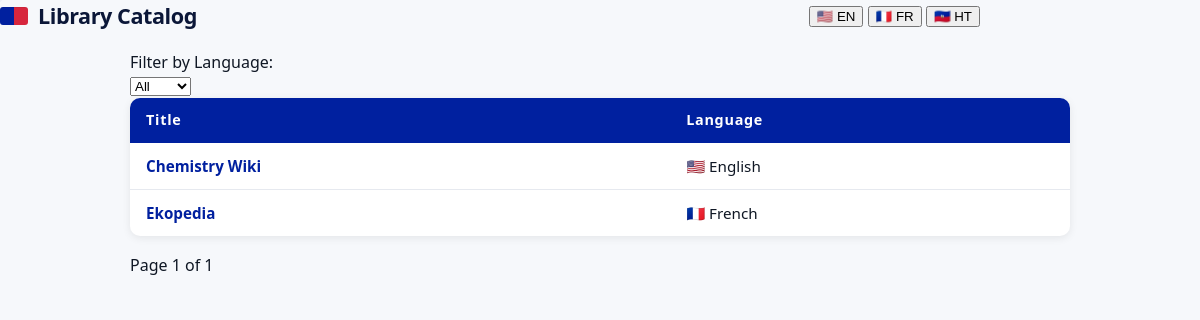
The app's page /, older data.
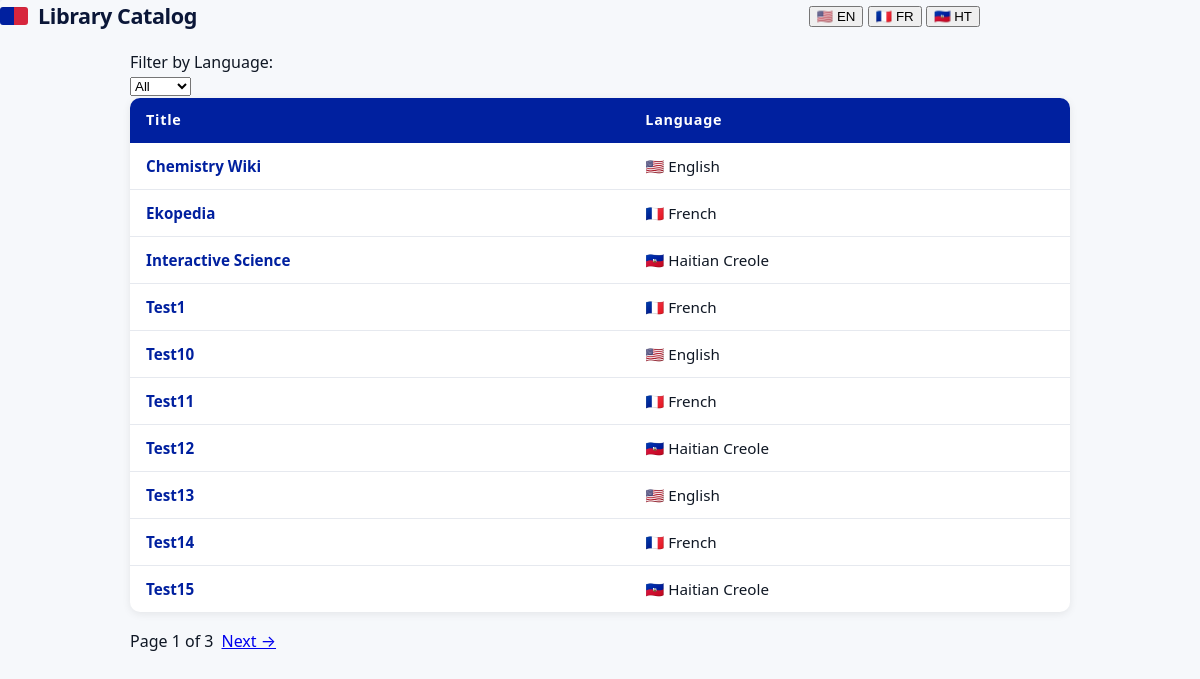
The same page, newer data.
### tables this page shows
CREATE TABLE library(id INTEGER PRIMARY KEY AUTOINCREMENT,filename TEXT UNIQUE,title TEXT,language TEXT,path TEXT);

### app.py (the view)
@app.route("/")
def index():
    page = int(request.args.get("page", 1))
    language = request.args.get("language", None)
    t = get_translations()
    zim_files = get_zim_files(page, language)
    total_pages = get_total_pages(language)
    return render_template("home.html", page=page, total_pages=total_pages, zim_files=zim_files, language=language, t=t)

### app.py (called while the page is built, shortened)
def get_translations():
    lang = session.get("lang")
    if not lang:
        lang = request.accept_languages.best_match(["en", "fr", "ht"], default="en")
    if lang == "en":
        return {}

### database.py (called while the page is built)
def get_zim_files(page, language=None):
    offset = (page - 1) * 10
    connection = sqlite3.connect(config.DATABASE_PATH)
    connection.row_factory = sqlite3.Row
    cursor = connection.cursor()
    if language:
        cursor.execute("SELECT * FROM library WHERE language = ? ORDER BY title ASC LIMIT 10 OFFSET ?", (language, offset))
    else:
        cursor.execute("SELECT * FROM library ORDER BY title ASC LIMIT 10 OFFSET ?", (offset,))
    rows = cursor.fetchall()
    connection.close()
    return rows

def get_total_pages(language=None):
    connection = sqlite3.connect(config.DATABASE_PATH)
    cursor = connection.cursor()
    if language:
        cursor.execute("SELECT COUNT(*) FROM library WHERE language = ?", (language,))
    else:
        cursor.execute("SELECT COUNT(*) FROM library")
    total = cursor.fetchone()[0]
    connection.close()
    return (total + 9) // 10

### templates/home.html (shortened to what this page needs)
{% extends "layout.html" %}
{% block content %}
    <div class="content">
        <div class="filter-container">
            <label for="language-filter">{{ t.get('filter_language', 'Filter by Language') }}:</label>
            <form method="get" action="/">
                <select name="language" onchange="this.form.submit()">
                    <option value="" {% if not language %}selected{% endif %}>{{ t.get('all', 'All') }}</option>
                </select>
            </form>
        </div>
        <table id="zim-table">
            <thead>
                <tr>
                    <th>{{ t.get('title', 'Title') }}</th>
                    <th>{{ t.get('language', 'Language') }}</th>
                </tr>
            </thead>
            <tbody>
                {% for zim in zim_files %}
                <tr data-language="{{ zim['language'] }}">
                    <td><a href="/reader/{{ zim['path'] }}">{{ zim['title'] }}</a></td>
                    <td>
                        {% if zim['language'] == "en" %} 🇺🇸 English
                        {% elif zim['language'] == "fr" %} 🇫🇷 French
                        {% elif zim['language'] == "ht" %} 🇭🇹 Haitian Creole
                        {% else %} {{ zim['language'] }}
                        {% endif %}
                    </td>
                </tr>
                {% endfor %}
            </tbody>
        </table>
        <div class="pagination">
            <span>{{ t.get('page_of', 'Page {page} of {total}').replace('{page}', page|string).replace('{total}', total_pages|string) }}</span>
            {% if page < total_pages %}
                <a href="/?page={{ page + 1 }}{% if language %}&language={{ language }}{% endif %}">{{ t.get('next', 'Next →') }}</a>
            {% endif %}
        </div>
    </div>
{% endblock %}

### templates/layout.html (shortened to what this page needs)
<!DOCTYPE html>
<html lang="en">
    <head>
        <link href="{{ url_for('static', filename='styles.css') }}" rel="stylesheet">
    </head>
    <body>
        <header class="site-header">
            <h1>{{ t.get('library_catalog', 'Library Catalog') }}</h1>
            <div>
                <a href="/set-language/en"><button>🇺🇸 EN</button></a>
                <a href="/set-language/fr"><button>🇫🇷 FR</button></a>
                <a href="/set-language/ht"><button>🇭🇹 HT</button></a>
            </div>
        </header>
        {% block content %}{% endblock %}
    </body>
</html>

### static/styles.css (style rules this page uses)
:root { --bg:#f6f8fb; --card:#ffffff; --muted:#4b5563; --accent-blue:#00209f; --accent-red:#d7263d; --accent-dark:#0b1738; --border:#e6e9ef; --pattern:#f0f4ff; --max-width:980px; --radius:10px; --gap:16px; font-family: "Noto Sans", system-ui, -apple-system, "Segoe UI", Roboto, "Helvetica Neue", Arial; color-scheme: light; }
body { margin: 0; background: linear-gradient(135deg, rgba(0,32,159,0.03) 0 2px, transparent 2px 4px), linear-gradient(45deg, rgba(215,38,61,0.02) 0 2px, transparent 2px 4px), var(--bg); color: #0f1724; line-height: 1.45; -webkit-font-smoothing: antialiased; -moz-osx-font-smoothing: grayscale; padding: 0; min-height: 100vh; box-sizing: border-box; }
* { box-sizing:border-box }
html,body { height:100% }
.site-header { width:100%; max-width:var(--max-width); margin:0 0 18px; display:flex; align-items:center; justify-content:space-between; gap:12px; }
.site-header h1 { margin:0; font-size:1.35rem; letter-spacing:-0.02em; color:var(--accent-dark); display:flex; align-items:center; gap:10px; }
.site-header h1::before { content:""; width:28px; height:18px; display:inline-block; background: linear-gradient(90deg, var(--accent-blue) 50%, var(--accent-red) 50%); border-radius:3px; box-shadow:0 1px 0 rgba(0,0,0,0.06) inset; }
.content { width: 100%; max-width: var(--max-width); margin: 20px auto; padding: 0 20px; }
.pagination { margin-top:18px; display:flex; gap:8px; }
table { width: 100%; border-collapse: collapse; background: var(--card); border-radius: var(--radius); overflow: hidden; box-shadow: 0 2px 8px rgba(0,0,0,0.08); }
th { background: var(--accent-blue); color: white; padding: 12px 16px; text-align: left; font-size: 0.9rem; letter-spacing: 0.05em; }
td { padding: 12px 16px; border-bottom: 1px solid var(--border); font-size: 0.95rem; }
tr:last-child td { border-bottom: none; }
td a { color: var(--accent-blue); font-weight: 600; text-decoration: none; }

Row changes from the older to the newer data that the page shows:
added library: title "Interactive Science", language "🇭🇹 Haitian Creole"
added library: title "Test1", language "🇫🇷 French"
added library: title "Test10", language "🇺🇸 English"
added library: title "Test11", language "🇫🇷 French"
added library: title "Test12", language "🇭🇹 Haitian Creole"
added library: title "Test13", language "🇺🇸 English"
added library: title "Test14", language "🇫🇷 French"
added library: title "Test15", language "🇭🇹 Haitian Creole"
Text that changed along with them:
{{ t.get('next', 'Next →') }}: (not shown) → "Next →"
text no longer shown: "Page 1 of 1"
text now shown: "Page 1 of 3"
